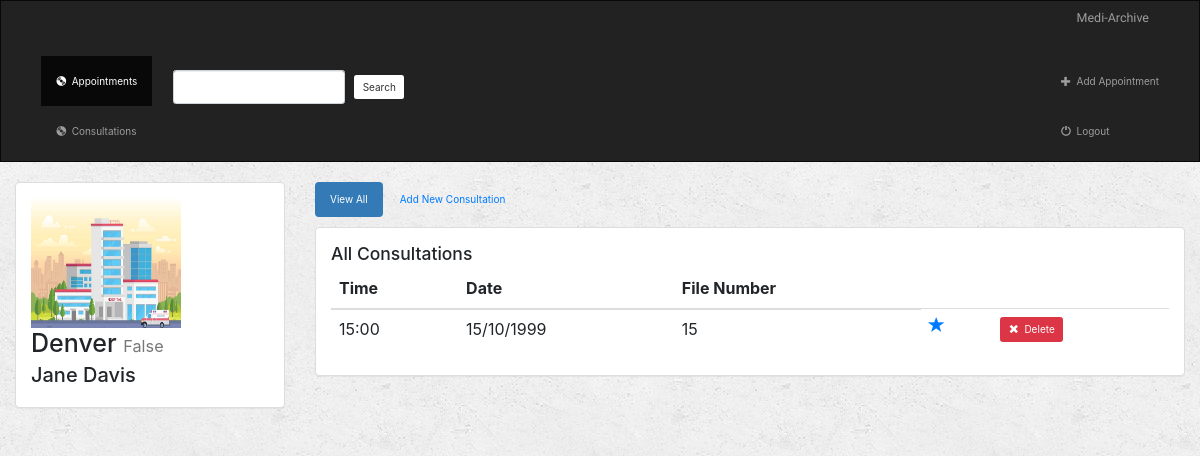
Page /the_user/3/ (signed in) on the committed database.
### the_user/models.py (models this page shows, shortened)
class Appointment(models.Model):
    user = models.ForeignKey(User, default=1, on_delete=models.CASCADE)
    date = models.CharField(max_length=20)
    patient_name = models.CharField(max_length=250)
    doctor = models.CharField(max_length=250)
    time = models.CharField(max_length=25)
    file_number = models.CharField(max_length=20)
    is_doctor = models.BooleanField(default=False)

class Consultation(models.Model):
    appointment = models.ForeignKey(Appointment, on_delete=models.CASCADE)
    consultation_number = models.CharField(max_length=250)
    doctor_name = models.CharField(max_length=250)
    patient_name = models.CharField(max_length=250)
    file_number = models.CharField(max_length=20)
    is_doctor = models.BooleanField(default=False)

### the_user/views.py (the view)
# urls.py: path('(?<pat_id>[0-9]+)/', views.detail, name='detail'),
def detail(request, appointment_id):
    if not request.user.is_authenticated:
        return render(request, 'the_user/login.html')
    else:
        user = request.user
        appointment = get_object_or_404(Appointment, pk=appointment_id)
        return render(request, 'the_user/detail.html', {'appointment': appointment, 'user': user})

### the_user/templates/the_user/detail.html (shortened to what this page needs)
{% extends 'the_user/base.html' %}
{% block appointments_active %}active{% endblock %}
{% block body %}
<div class="container-fluid consultations-container">
    <div class="row">
        <div class="col-sm-4 col-md-3">
            <div class="panel panel-default">
                <div class="panel-body">
                    <a href="{% url 'the_user:detail' appointment.id %}">
                        <img src="../../static/images/hospital.jpg" class="img-responsive" style="width: 150px; height: 130px;">
                    </a>
                    <h1>{{ appointment.doctor }} <small>{{ appointment.is_doctor }}</small></h1>
                    <h2>{{ appointment.patient_name }}</h2>
                </div>
            </div>
        </div>
        <div class="col-sm-8 col-md-9">
            <ul class="nav nav-pills" style="margin-bottom: 10px;">
                <li role="presentation" class="active"><a href="{% url 'the_user:detail' appointment.id %}">View All</a></li>
                <li role="presentation"><a href="{% url 'the_user:create_consultation' appointment.id %}">Add New Consultation</a></li>
            </ul>
            <div class="panel panel-default">
                <div class="panel-body">
                    <h3>All Consultations</h3>
                    <table class="table">
                        <thead>
                        <tr>
                            <th>Time</th>
                            <th>Date</th>
                            <th>File Number</th>
                        </tr>
                        </thead>
                        <tbody>
                        {% for consultation in appointment.consultation_set.all %}
                            <tr>
                                <td>{{ appointment.time }}</td>
                                <td>{{ appointment.date }}</td>
                                <td>{{ appointment.file_number }}</td>
                                <td>
                                    <a href="{% url 'the_user:isdoctor' consultation.id %}" class="btn-favorite"><span class="glyphicon glyphicon-star {% if consultation.isdoctor %}active{% endif %}"></span></a>
                                </td>
                                <td>
                                    <form action="{% url 'the_user:delete_consultation' appointment.id consultation.id %}" method="post" style="display: inline;">
                                        <button type="submit" class="btn btn-danger btn-xs">
                                            <span class="glyphicon glyphicon-remove"></span>&nbsp; Delete
                                        </button>
                                    </form>
                                </td>
                            </tr>
                        {% endfor %}
                        </tbody>
                    </table>
                </div>
            </div>
        </div>
    </div>
</div>
{% endblock %}

### MyDoc/static/MyDoc/css/main.css (style rules this page uses)
body { background: #f7f6f8; color: #333333; margin-top: 5rem; }
h1, h2, h3, h4, h5, h6 { color: #444444; }
ul { margin: 0; }

### MyDoc/static/MyDoc/css/index.css (style rules this page uses)
html { margin: 0; padding: 0; box-sizing: border-box; font-family: 'poppins', Sans-Serif; font-size: 16px; overflow-x: hidden; overflow-y: hidden; }
body { margin: 0; padding: 0; font-size: 16px; color: #333; overflow: auto; scroll-margin-top: 69x; scrollbar-color: rgb(83, 4, 4); height: 100vh; overflow-x: hidden; }

### the_user/static/the_user/style.css (style rules this page uses)
body { background: white url("../images/background.png"); overflow: scroll; }

### rows in the picture
Appointment: doctor "Denver", is_doctor "False", patient_name "Jane Davis", time "15:00", date "15/10/1999", file_number "15"
